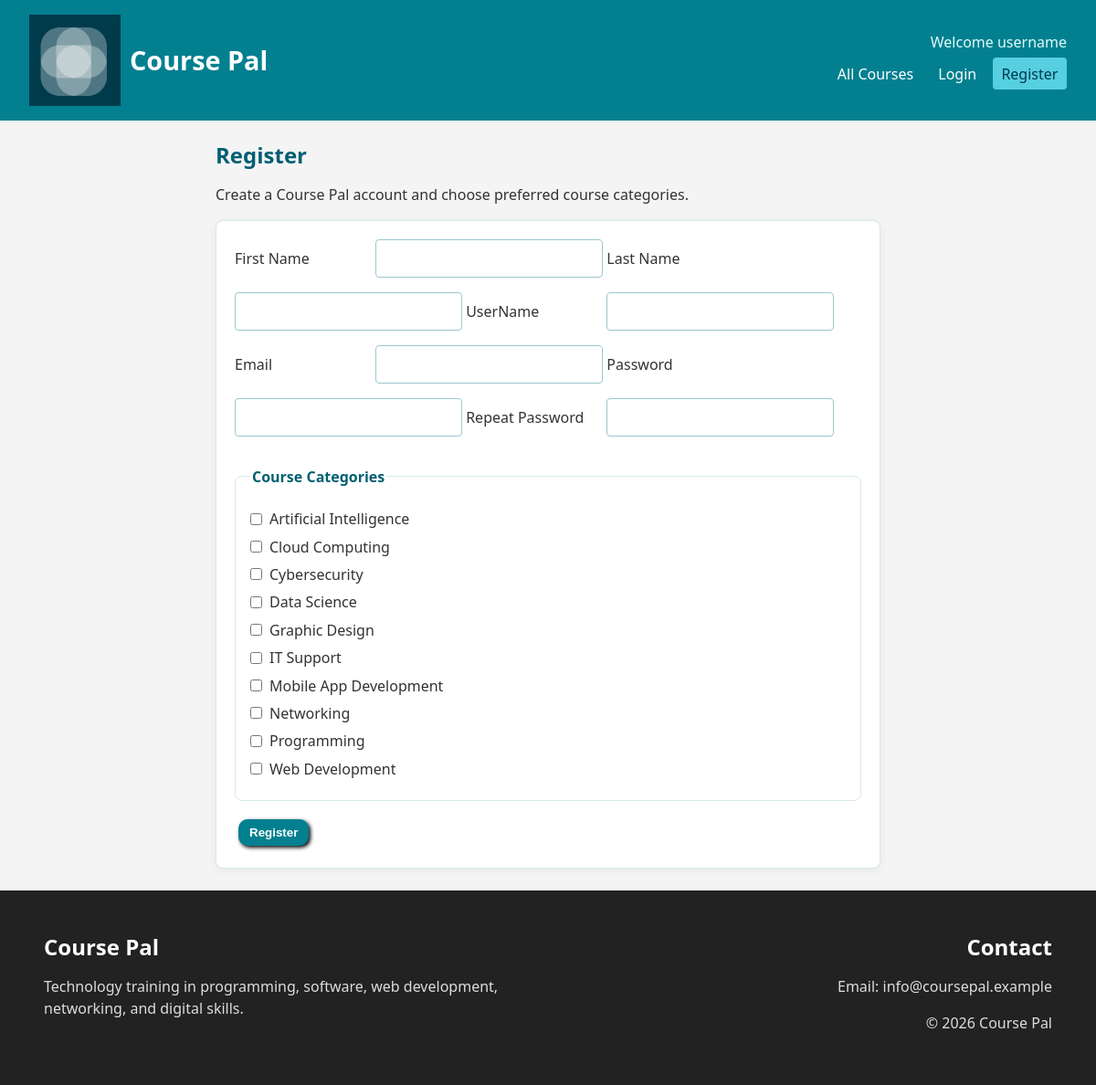
/register.php, run on the app's committed database.
### tables this page shows
CREATE TABLE categories (
  category_id INT NOT NULL AUTO_INCREMENT,
  category_name VARCHAR(100) NOT NULL,
  category_description VARCHAR(255) NOT NULL,
  category_colour VARCHAR(255) NOT NULL,
  PRIMARY KEY (category_id),
  UNIQUE KEY unique_category_name (category_name)
);

### includes/connectdb.php (called while the page is built, shortened)
<?php
function e(string|int|null $value): string
{
    return htmlspecialchars((string) $value, ENT_QUOTES, 'UTF-8');
}
function get_all_categories(PDO $pdo): array
{
    $statement = $pdo->query('SELECT * FROM categories ORDER BY category_name');
    return $statement->fetchAll();
}
?>

### register.php (the view, shortened to what this page needs)
<?php
require 'includes/connectdb.php';
$categories = $pdo ? get_all_categories($pdo) : [];
require 'includes/header.php';
?>
<section class="narrow">
  <h1>Register</h1>
  <p>Create a Course Pal account and choose preferred course categories.</p>
  <form class="panel" method="post" action="register-action.php">
    <label for="firstname">First Name</label>
    <input id="firstname" name="firstname" type="text" required maxlength="50">
    <label for="lastname">Last Name</label>
    <input id="lastname" name="lastname" type="text" required maxlength="50">
    <label for="username">UserName</label>
    <input id="username" name="username" type="text" required maxlength="50">
    <label for="email">Email</label>
    <input id="email" name="email" type="email" required maxlength="255">
    <label for="password">Password</label>
    <input id="password" name="password" type="password" required minlength="8">
    <label for="password2">Repeat Password</label>
    <input id="password2" name="password2" type="password" required minlength="8">
    <fieldset class="categories">
      <legend>Course Categories</legend>
      <?php foreach ($categories as $category): ?>
        <label>
          <input type="checkbox" name="categories[]" value="<?php echo e($category['category_id']); ?>">
          <?php echo e($category['category_name']); ?>
        </label>
      <?php endforeach; ?>
    </fieldset>
    <button class="btn" type="submit">Register</button>
  </form>
</section>
<?php require 'includes/footer.php'; ?>

### css/styles.css (style rules this page uses)
* { box-sizing: border-box; }
body { margin: 0; font-family: 'Segoe UI', Arial, sans-serif; background-color: #f4f4f4; color: #333; line-height: 1.5; }
section, article, aside { margin: 1.5rem 0; }
section { padding: 0 1rem; }
h1, h2, h3, h4, h5, h6 { color: #005f73; margin: 0.5rem 0; line-height: 1.2; }
.panel { background: white; border: 1px solid #d7e8eb; border-radius: 8px; padding: 1.25rem; box-shadow: 0 2px 8px rgba(0, 0, 0, 0.06); }
.narrow { max-width: 760px; margin-left: auto; margin-right: auto; }
label { display: inline-flex; margin: 0.4rem 0; width: 150px; }
input, textarea, select { background: #fff; border: 1px solid #9cc7ce; border-radius: 4px; display: inline-block; font: inherit; margin-bottom: 1rem; max-width: 100%; padding: 0.5rem; }
fieldset { border: 1px solid #d7e8eb; border-radius: 8px; margin: 1rem 0; padding: 1rem; }
fieldset legend { color: #005f73; font-weight: bold; }
.categories label { align-items: center; display: flex; gap: 0.5rem; width: auto; }
.categories input { margin: 0; }
.btn { background-color: #028090; border: 0; border-radius: 10px; box-shadow: black 2px 2px 4px; color: white; cursor: pointer; display: inline-block; font-weight: bold; margin: 0.25rem; padding: 0.45rem 0.75rem; text-decoration: none; }

### data on the page
categories: category_name "Artificial Intelligence"
categories: category_name "Cloud Computing"
categories: category_name "Cybersecurity"
categories: category_name "Data Science"
categories: category_name "Graphic Design"
categories: category_name "IT Support"
categories: category_name "Mobile App Development"
categories: category_name "Networking"
categories: category_name "Programming"
categories: category_name "Web Development"

### other printed values
$welcomeName "username"
